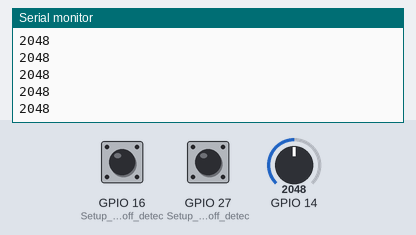
The sketch below on a simulated ESP32. Shown: the last lines printed to the serial monitor. The inputs (shaded band) are chosen by the test bench; at power-on: GPIO 16 (Setup_for_leads_off_detec) LOW, GPIO 14 = 2048, GPIO 27 (Setup_for_leads_off_detec) LOW.

Above: at 1.2 s.
1.3 s: GPIO 16 (Setup_for_leads_off_detec) pulled HIGH for 0.15 s
2.9 s: GPIO 14 set to 2866
At 3.7 s:
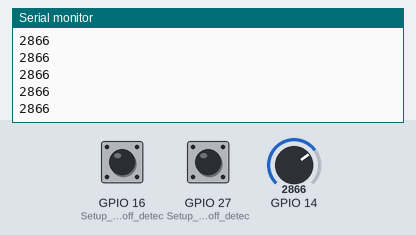
4.4 s: GPIO 27 (Setup_for_leads_off_detec) pulled HIGH for 1 s
At 5.0 s:
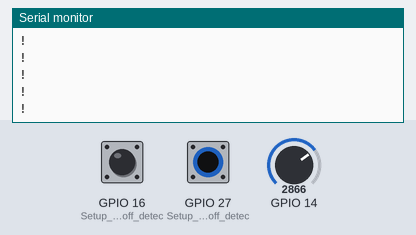
6.9 s: GPIO 14 set to 3603
At 7.8 s:
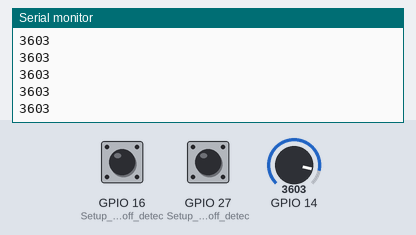
Timing chart, 0 to 9.4 s (numbered marks = the images above; inputs shaded):
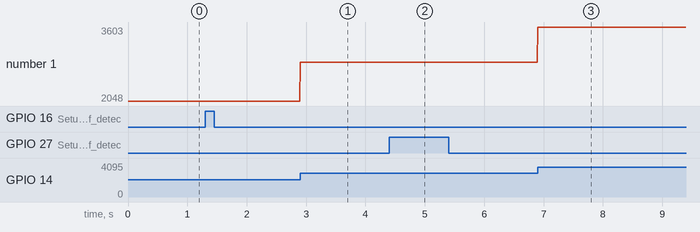

The sketch:

esp32_ad8232.ino
```cpp
// (licence header left out)
void setup() {
  // initialize the serial communication:
  Serial.begin(9600);
  pinMode(16, INPUT); // Setup for leads off detection LO +
  pinMode(27, INPUT); // Setup for leads off detection LO -

}

void loop() {

  if((digitalRead(27) == 1)||(digitalRead(16) == 1)){
    Serial.println('!');
  }
  else{
    // send the value of analog input 0:
      Serial.println(analogRead(14));
  }
  //Wait for a bit to keep serial data from saturating
  delay(1);
}
```

Measured:
- after the input at 2.9 s, the serial monitor: prints a new line at once (image 1)
- after the input at 6.9 s, the serial monitor: prints a new line at once (image 3)
- plotted number 1: 2048 → 2866 after the input at 2.9 s, 2866 → 3603 after the input at 6.9 s
